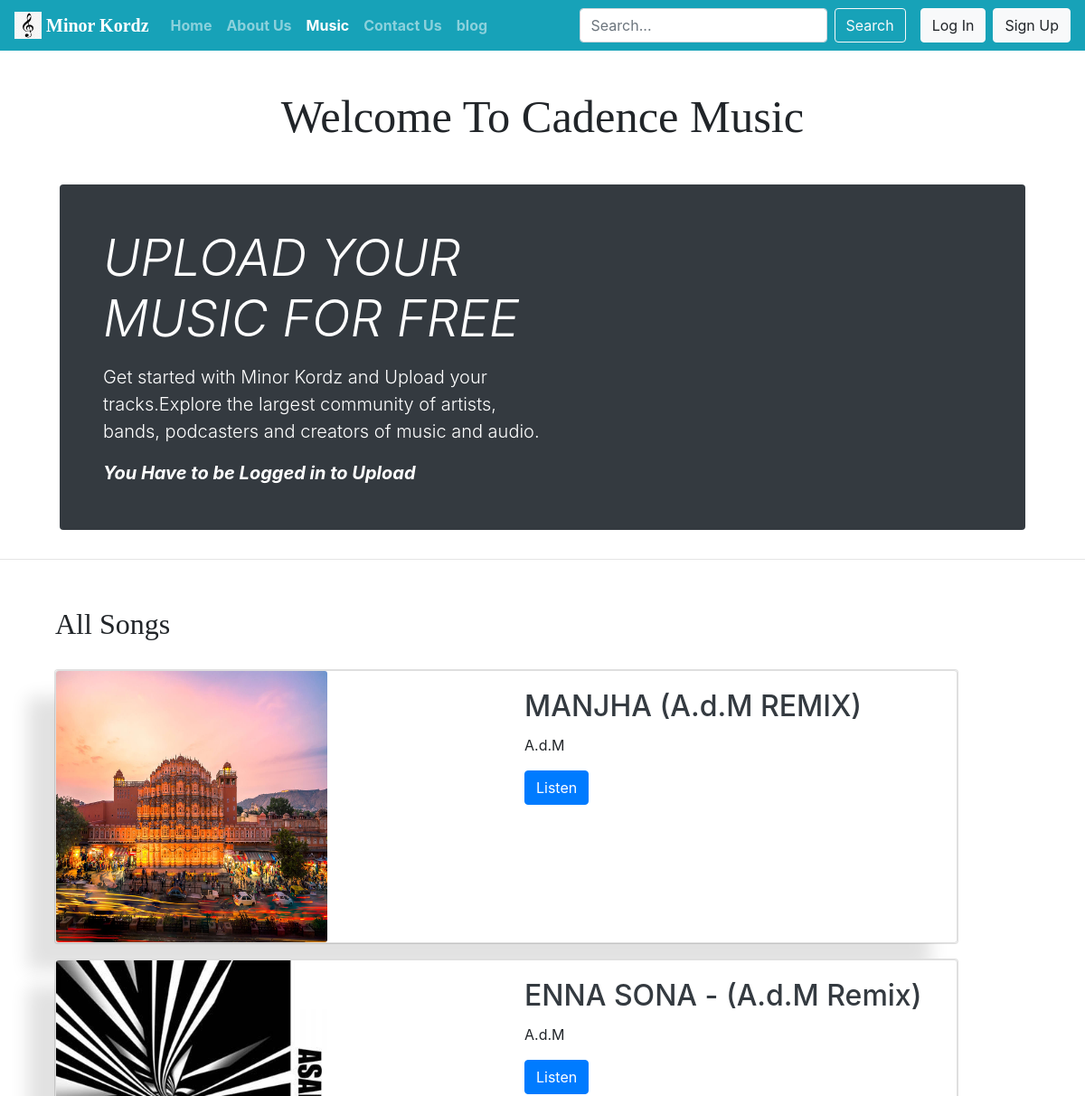
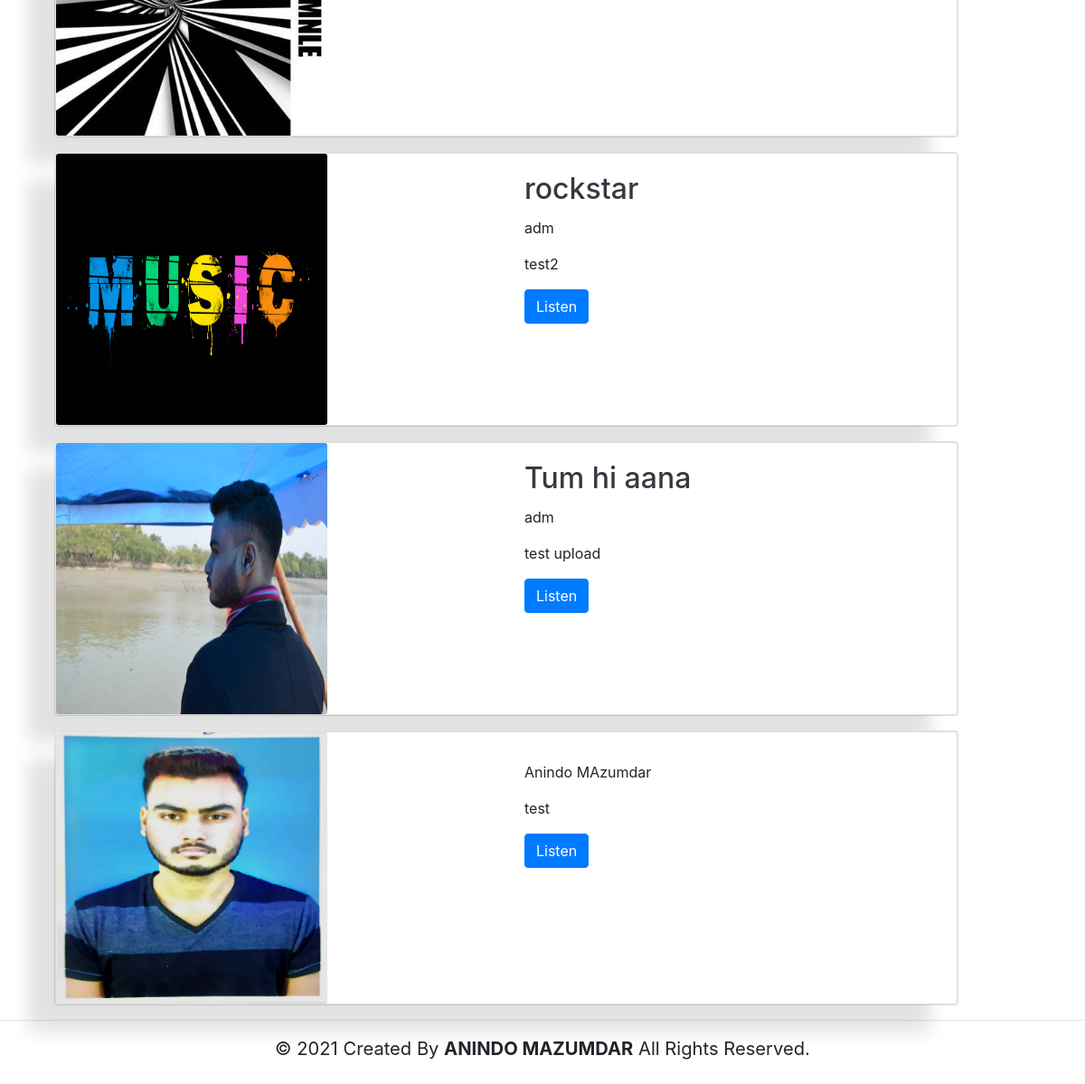
The page /songs/ on the database its author committed (2 pictures, top to bottom).
### songs/models.py (models this page shows, shortened)
class Songpost(models.Model):
    sno = models.AutoField(primary_key=True)
    song_title = models.CharField(max_length=250)
    artist = models.CharField(max_length=200)
    album_title = models.CharField(max_length=300)
    genre = models.CharField(max_length=100)
    slug = models.CharField(max_length=100)
    album_logo = models.ImageField(upload_to='images')
    file = models.FileField(upload_to='musics')
    tags = models.CharField(max_length=500,default="")
    desc = models.TextField(max_length=2000,default="")
    plays = models.IntegerField(default=0)

### songs/views.py (the view)
# urls.py: path('', views.songhome, name='songhome'),
def songhome(request):
    allPosts = Songpost.objects.all()
    context = {'allPosts': allPosts}
    return render(request, 'songs/songhome.html', context)

### templates/songs/songhome.html (shortened to what this page needs)
{% extends 'basic.html' %}
{% block musicactive %}active{% endblock musicactive %}
{% block body %}
<div id="text" style="font-family: 'Pacifico', cursive; padding-top: 3%;"></div>
<div class="container aos-init aos-animate" style="padding-top: 3%; padding-left: 3%; padding-right: 3%;">
  <div class="jumbotron p-4 p-md-5 text-white rounded bg-dark">
    <div class="col-md-6 px-0">
      <h1 class="display-4 font-italic">UPLOAD YOUR MUSIC FOR FREE</h1>
      <p class="lead my-3">Get started with Minor Kordz and Upload your tracks.Explore the largest community of artists,
        bands, podcasters and creators of music and audio.</p>
      {% if user.is_authenticated%}
      <p class="lead mb-0"><a href="/upload" class="text-white font-weight-bold font-italic">Upload your Music...</a>
      </p>
      {% else %}
      <p class="lead mb-0 text-white font-weight-bold font-italic">You Have to be Logged in to Upload</p>
      {% endif %}
    </div>
  </div>
</div>
<hr>
<div class="container" style="padding-top: 3%;">
  <h2 class="mx-3" style="font-family: 'Pacifico', cursive;padding-bottom: 2%;">All Songs</h2>
  {% for song in allPosts  %}
  <div class="container">
  <div class="card mb-3 " style="max-width: 1000px;">
    <div class="card" style="box-shadow: -30px 30px 20px rgba(0, 0, 0, 0.116);">
      <div class="row no-gutters">
        <div class="col-md-6">
          <img src="{{song.album_logo.url}}" class="card-img" alt="...">
        </div>
        <div class="col-md-6">
          <div class="card-body">
            <h5 class="card-title"><a class="text-dark" href="/songs/{{song.slug}}">{{song.song_title}}</a></h5>
            <p class="card-text">{{song.artist}}</p>
            <p class="card-text">{{song.desc}}</p>
            <a href="/songs/{{song.slug}}" class="btn btn-primary">Listen</a>
          </div>
        </div>
      </div>
    </div>
  </div>
  </div>
  {% endfor %}
</div>
<hr>
{% endblock  %}

### templates/songs/songhome.html (style rules this page uses)
#text { font-family: 'Acme', sans-serif; font-size: 5ch; text-align: center; font-weight: 3%; }

### rows shown on the page
Songpost: album_logo (picture), song_title "MANJHA (A.d.M REMIX)", artist "A.d.M"
Songpost: album_logo (picture), song_title "ENNA SONA - (A.d.M Remix)", artist "A.d.M"
Songpost: album_logo (picture), song_title "rockstar", artist "adm", desc "test2"
Songpost: album_logo (picture), song_title "Tum hi aana", artist "adm", desc "test upload"
Songpost: album_logo (picture), artist "Anindo MAzumdar", desc "test"
